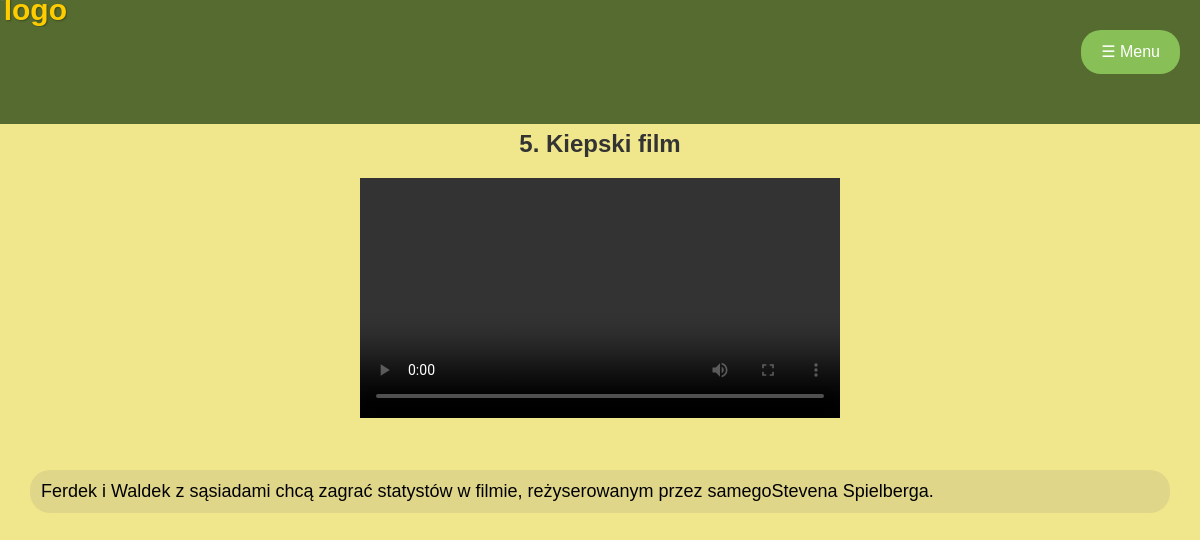
/player/video/1740/, run on the app's committed database.
### player/models.py (models this page shows, shortened)
class Video(models.Model):
    title = models.CharField(max_length=255)
    video_url = models.URLField()
    description = models.TextField(max_length=255)

### player/views.py (the view)
# urls.py: path('video/<int:pk>/', DetailPlayerView.as_view(), name='video_detail'),
class DetailPlayerView(DetailView):
    model = Video
    template_name = 'player/episode_detail.html'
    context_object_name = 'video'
    def get_object(self, queryset=None):
        return get_object_or_404(Video, pk=self.kwargs['pk'])

### player/views.py (called while the page is built)
def get_available_episodes(request):
    episodes = list(Video.objects.values_list('pk', flat=True))
    return {'available_episodes': episodes}

### player/templates/player/episode_detail.html (shortened to what this page needs)
{% extends 'base.html' %}
{% load static %}
{% block content %}
    <h2 class="episode-title">{{ video.title }}</h2>
        <div class="video-container">
            <video width="1280" height="720" controls>
                <source src="{{ video.video_url }}" type="video/mp4">
            </video>
        </div>
        <div class="description-container">
            <p class="episode-description">{{ video.description }}</p>
        </div>
{% endblock %}

### static/djangoPlayer/styles.css (style rules this page uses)
body { margin: 0; padding: 0; background-color: #F0E68C; }
.video-container { position: relative; width: 40%; margin: auto; }
.video-container video { width: 100%; height: auto; }
.description-container { text-align: center; margin-top: 20px; box-sizing: border-box; padding: 10px; }
.episode-title { font-family: 'Arial', sans-serif; font-size: 24px; margin-top: 30px; font-weight: bold; color: #333; text-align: center; position: relative; }
.episode-description { font-family: 'Arial', sans-serif; font-size: 18px; text-align: left; border: 1px solid #CCCCCC00; border-radius: 20px; background-color: #E0D68A; margin-left: 20px; margin-right: 20px; padding: 10px; overflow: hidden; }

### data on the page
Video: title "5. Kiepski film", description "Ferdek i Waldek z sąsiadami chcą zagrać statystów w filmie, reżyserowanym przez samegoStevena Spielberga."
